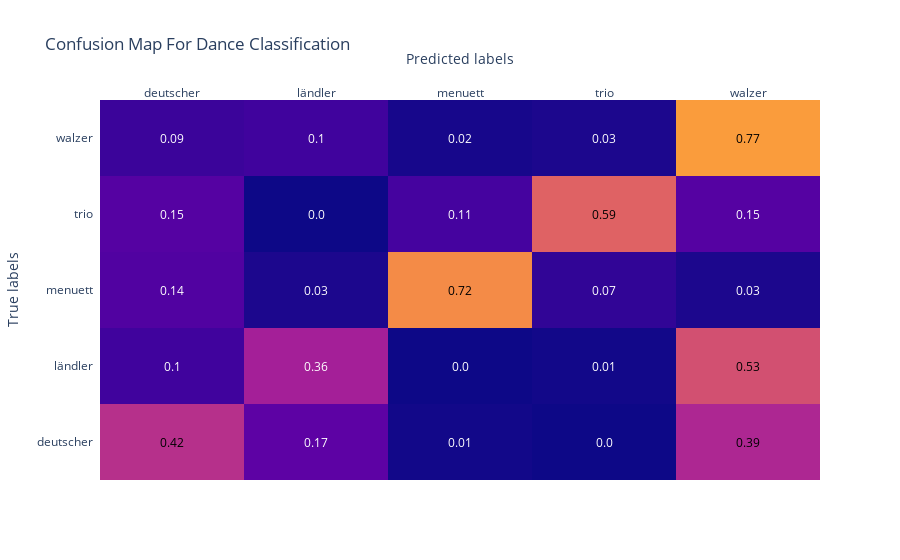

Notebook code cell kept with this figure:
### Code cell
fig = ff.create_annotated_heatmap(z=cm, x=dance_list, y=dance_list)

#fig = go.Figure(data=go.Heatmap(z=cm, x=dance_list, y=dance_list))
fig.update_layout(title='Confusion Map For Dance Classification',
                  xaxis_title="Predicted labels", yaxis_title="True labels")
fig.data[0].update(zmin=0, zmax=1)
fig.show()

### Figure 1 — Plotly figure (JSON) as saved in the notebook; plotly's stock layout.template omitted (floating-point values rounded to 4 significant figures)
{"data": [{"colorscale": [[0, "#0d0887"], [0.1111, "#46039f"], [0.2222, "#7201a8"], [0.3333, "#9c179e"], [0.4444, "#bd3786"], [0.5556, "#d8576b"], [0.6667, "#ed7953"], [0.7778, "#fb9f3a"], [0.8889, "#fdca26"], [1, "#f0f921"]], "reversescale": false, "showscale": false, "type": "heatmap", "x": ["deutscher", "ländler", "menuett", "trio", "walzer"], "y": ["deutscher", "ländler", "menuett", "trio", "walzer"], "z": [[0.42, 0.17, 0.01, 0, 0.39], [0.1, 0.36, 0, 0.01, 0.53], [0.14, 0.03, 0.72, 0.07, 0.03], [0.15, 0, 0.11, 0.59, 0.15], [0.09, 0.1, 0.02, 0.03, 0.77]], "zmax": 1, "zmin": 0}], "layout": {"annotations": [{"font": {"color": "#000000"}, "showarrow": false, "text": "0.42", "x": "deutscher", "xref": "x", "y": "deutscher", "yref": "y"}, {"font": {"color": "#FFFFFF"}, "showarrow": false, "text": "0.17", "x": "ländler", "xref": "x", "y": "deutscher", "yref": "y"}, {"font": {"color": "#FFFFFF"}, "showarrow": false, "text": "0.01", "x": "menuett", "xref": "x", "y": "deutscher", "yref": "y"}, {"font": {"color": "#FFFFFF"}, "showarrow": false, "text": "0.0", "x": "trio", "xref": "x", "y": "deutscher", "yref": "y"}, {"font": {"color": "#000000"}, "showarrow": false, "text": "0.39", "x": "walzer", "xref": "x", "y": "deutscher", "yref": "y"}, {"font": {"color": "#FFFFFF"}, "showarrow": false, "text": "0.1", "x": "deutscher", "xref": "x", "y": "ländler", "yref": "y"}, {"font": {"color": "#FFFFFF"}, "showarrow": false, "text": "0.36", "x": "ländler", "xref": "x", "y": "ländler", "yref": "y"}, {"font": {"color": "#FFFFFF"}, "showarrow": false, "text": "0.0", "x": "menuett", "xref": "x", "y": "ländler", "yref": "y"}, {"font": {"color": "#FFFFFF"}, "showarrow": false, "text": "0.01", "x": "trio", "xref": "x", "y": "ländler", "yref": "y"}, {"font": {"color": "#000000"}, "showarrow": false, "text": "0.53", "x": "walzer", "xref": "x", "y": "ländler", "yref": "y"}, {"font": {"color": "#FFFFFF"}, "showarrow": false, "text": "0.14", "x": "deutscher", "xref": "x", "y": "menuett", "yref": "y"}, {"font": {"color": "#FFFFFF"}, "showarrow": false, "text": "0.03", "x": "ländler", "xref": "x", "y": "menuett", "yref": "y"}, {"font": {"color": "#000000"}, "showarrow": false, "text": "0.72", "x": "menuett", "xref": "x", "y": "menuett", "yref": "y"}, {"font": {"color": "#FFFFFF"}, "showarrow": false, "text": "0.07", "x": "trio", "xref": "x", "y": "menuett", "yref": "y"}, {"font": {"color": "#FFFFFF"}, "showarrow": false, "text": "0.03", "x": "walzer", "xref": "x", "y": "menuett", "yref": "y"}, {"font": {"color": "#FFFFFF"}, "showarrow": false, "text": "0.15", "x": "deutscher", "xref": "x", "y": "trio", "yref": "y"}, {"font": {"color": "#FFFFFF"}, "showarrow": false, "text": "0.0", "x": "ländler", "xref": "x", "y": "trio", "yref": "y"}, {"font": {"color": "#FFFFFF"}, "showarrow": false, "text": "0.11", "x": "menuett", "xref": "x", "y": "trio", "yref": "y"}, {"font": {"color": "#000000"}, "showarrow": false, "text": "0.59", "x": "trio", "xref": "x", "y": "trio", "yref": "y"}, {"font": {"color": "#FFFFFF"}, "showarrow": false, "text": "0.15", "x": "walzer", "xref": "x", "y": "trio", "yref": "y"}, {"font": {"color": "#FFFFFF"}, "showarrow": false, "text": "0.09", "x": "deutscher", "xref": "x", "y": "walzer", "yref": "y"}, {"font": {"color": "#FFFFFF"}, "showarrow": false, "text": "0.1", "x": "ländler", "xref": "x", "y": "walzer", "yref": "y"}, {"font": {"color": "#FFFFFF"}, "showarrow": false, "text": "0.02", "x": "menuett", "xref": "x", "y": "walzer", "yref": "y"}, {"font": {"color": "#FFFFFF"}, "showarrow": false, "text": "0.03", "x": "trio", "xref": "x", "y": "walzer", "yref": "y"}, {"font": {"color": "#000000"}, "showarrow": false, "text": "0.77", "x": "walzer", "xref": "x", "y": "walzer", "yref": "y"}], "title": {"text": "Confusion Map For Dance Classification"}, "xaxis": {"dtick": 1, "gridcolor": "rgb(0, 0, 0)", "side": "top", "ticks": "", "title": {"text": "Predicted labels"}}, "yaxis": {"dtick": 1, "ticks": "", "ticksuffix": "  ", "title": {"text": "True labels"}}}}
